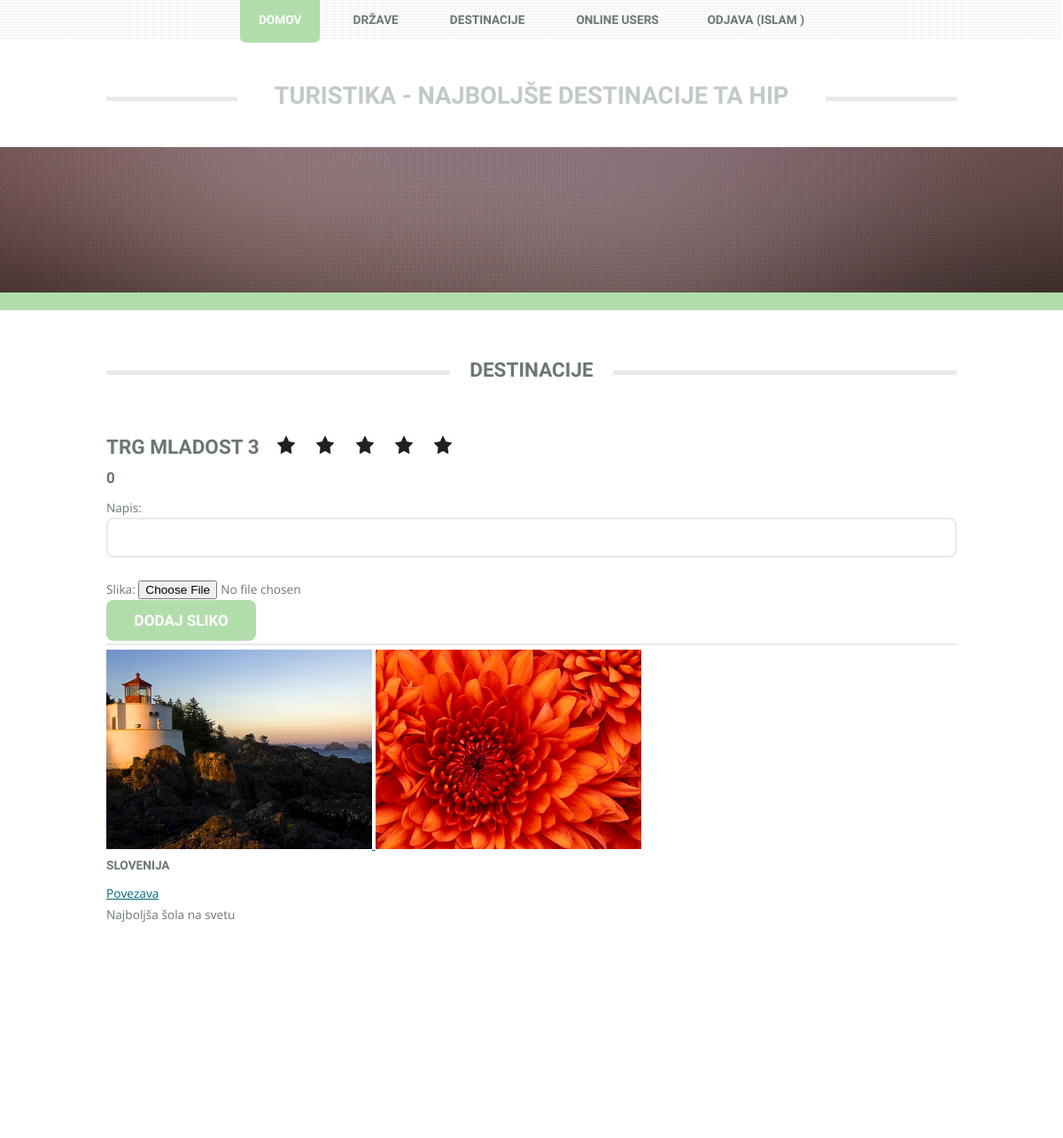
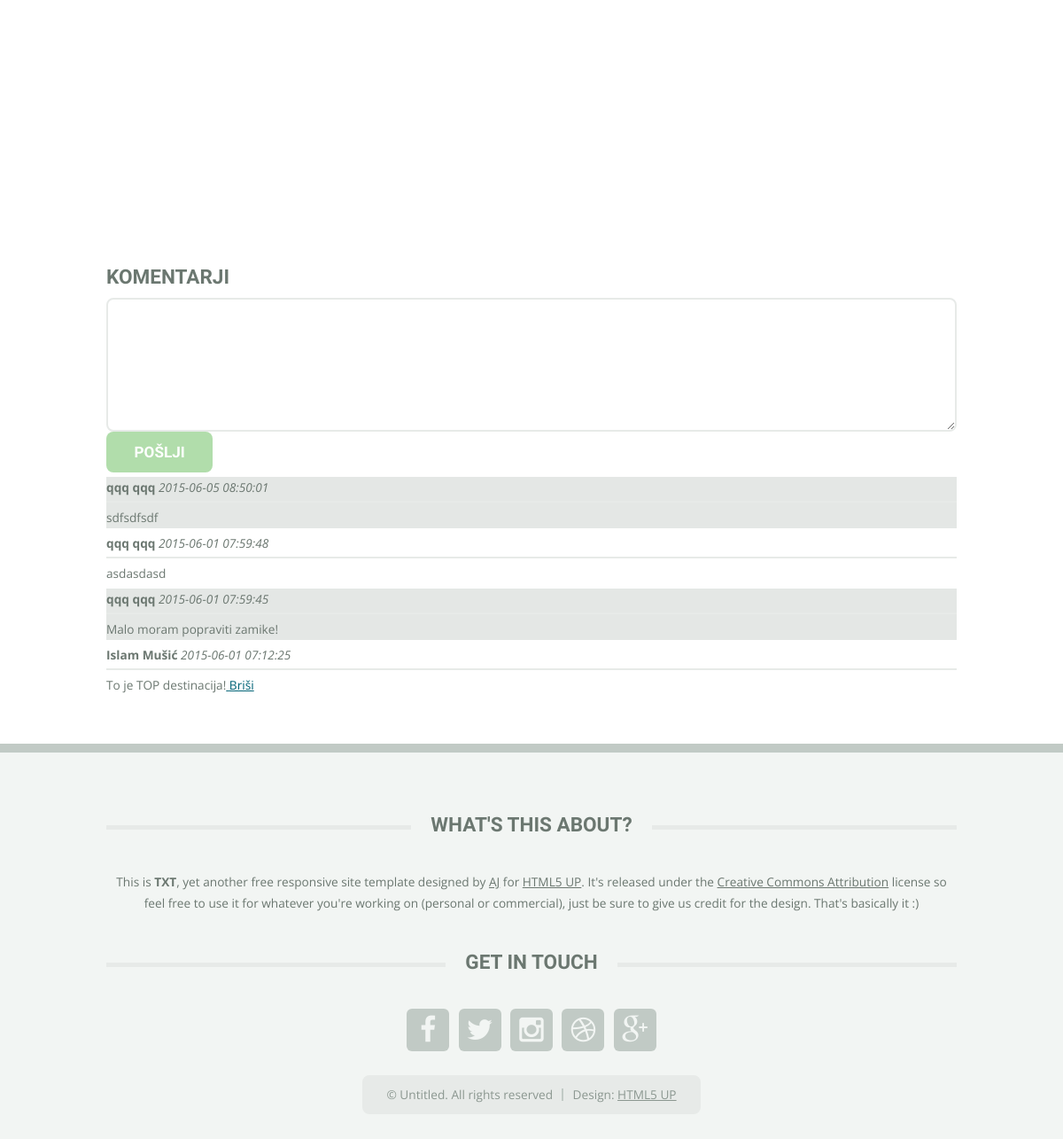
/destination.php?id=1 (signed in), run on the app's committed database (2 pictures, top to bottom).
### tables this page shows
CREATE TABLE `destinations` (
  `id` int(11) NOT NULL,
  `country_id` int(11) NOT NULL,
  `title` varchar(200) NOT NULL,
  `description` text,
  `www` varchar(200) DEFAULT NULL,
  `lat` varchar(100) DEFAULT NULL,
  `alt` varchar(100) DEFAULT NULL
);

CREATE TABLE `pictures` (
  `id` int(11) NOT NULL,
  `destionation_id` int(11) NOT NULL,
  `url` varchar(200) NOT NULL,
  `title` varchar(200) NOT NULL
);

CREATE TABLE `countries` (
  `id` int(11) NOT NULL,
  `title` varchar(200) NOT NULL,
  `short` varchar(5) NOT NULL
);

CREATE TABLE `comments` (
  `id` int(11) NOT NULL,
  `user_id` int(11) NOT NULL,
  `destination_id` int(11) NOT NULL,
  `content` text NOT NULL,
  `date_add` timestamp NOT NULL DEFAULT CURRENT_TIMESTAMP ON UPDATE CURRENT_TIMESTAMP
);

CREATE TABLE `users` (
  `id` int(11) NOT NULL,
  `email` varchar(100) NOT NULL,
  `pass` varchar(50) NOT NULL,
  `first_name` varchar(50) DEFAULT NULL,
  `last_name` varchar(50) NOT NULL,
  `avatar` varchar(200) DEFAULT NULL,
  `admin` int(11) NOT NULL DEFAULT '0'
);

### destination.php (the view, shortened to what this page needs)
<?php
    include_once 'header.php';
    include_once 'database.php';
    function getCountryName($id) {
        include 'database.php';
        $query = "SELECT * FROM countries
                  WHERE id = $id";
        $result = mysqli_query($link, $query);
        $country = mysqli_fetch_array($result);
        return $country['title'];
    }
    $id = (int) $_GET['id'];
    $query = "SELECT * FROM destinations WHERE id = $id";
    $result = mysqli_query($link, $query);
    $destination = mysqli_fetch_array($result);
?>
<h2><?php echo $destination['title'];?>
    <div class="ocena">
        <a href="rate.php?id=<?php echo $id; ?>&rate=1">
            <img src="img/star.png" alt="ocena" />
        </a>
        <a href="rate.php?id=<?php echo $id; ?>&rate=2">
            <img src="img/star.png" alt="ocena" />
        </a>
        <a href="rate.php?id=<?php echo $id; ?>&rate=3">
            <img src="img/star.png" alt="ocena" />
        </a>
        <a href="rate.php?id=<?php echo $id; ?>&rate=4">
            <img src="img/star.png" alt="ocena" />
        </a>
        <a href="rate.php?id=<?php echo $id; ?>&rate=5">
            <img src="img/star.png" alt="ocena" />
        </a>
    </div>
</h2>
<?php
    $query = "SELECT AVG(rate)
              FROM rates
              WHERE destination_id = $id";
    $result = mysqli_query($link, $query);
    $avg = mysqli_fetch_array($result);
    echo '<h3>'.round($avg[0],2).'</h3>';
?>
<div class="pictureGallery">
    <?php
        if ($_SESSION['admin'] == 1) {
    ?>
    <form action="picture_insert.php" method="post" enctype="multipart/form-data">
        Napis: <input type="text" name="title" /><br />
        Slika: <input type="file" name="fileToUpload" /><br />
        <input type="submit" value="Dodaj sliko" />
    </form>
    <hr />
    <?php
        }
    ?>
    <?php
        $query = "SELECT * FROM pictures
                  WHERE destionation_id = $id";
        $result = mysqli_query($link, $query);
        while ($row = mysqli_fetch_array($result)) {
            echo '<a href="'.$row['url'].'" data-lightbox="gallery"
                   data-title="'.$row['title'].'">
                       <img src="'.$row['url'].'"
                        alt="'.$row['title'].'" width="300px" />
                  </a>';
        }
    ?>
</div>
<h5><?php echo getCountryName($destination['country_id']);?></h5>
<a href="<?php echo $destination['www']; ?>" target="_blank">Povezava</a>
<p>
    <?php echo $destination['description']; ?>
</p>
<div id="googleMap" style="width:500px;height:500px;"></div>
<div class="comments">
    <h2>Komentarji</h2>
    <form action="comment_insert.php" method="post">
        <textarea name="content" cols="5" rows="5"></textarea>
        <input type="submit" value="Pošlji" />
    </form>
    <?php
    $query = "SELECT *, c.id AS cid
              FROM comments c INNER JOIN
                   users u ON c.user_id=u.id
              WHERE c.destination_id=$id
              ORDER BY c.date_add DESC";
    $result = mysqli_query($link, $query);
    $st = 1;
    while ($row = mysqli_fetch_array($result)) {
        if ($st%2==0) {
            echo '<div class="soda">';
        }
        else {
            echo '<div class="liha">';
        }
        echo '<span class="username">'.
                $row['first_name'].' '.
                $row['last_name'].
             '</span> ';
        echo '<span class="commentdate">'.
              $row['date_add'].'
              </span>';
        echo '<hr />';
        echo $row['content'];
        if ($row['user_id'] == $_SESSION['user_id']) {
            echo '<a href="comment_delete.php?id='.$row['cid'].'" onclick="return confirm(\'Ste prepričani?\')">
                Briši</a>';        }
        echo '</div>';
        $st++;
    }
    ?>
</div>
<?php
include_once 'footer.php';
?>

### css/lightbox.css (style rules this page uses)
body:after { content: url(../img/close.png) url(../img/loading.gif) url(../img/prev.png) url(../img/next.png); display: none; }

### css/style.css (style rules this page uses)
body { background: #f2f5f3; }
body,input,textarea,select { font-family: 'Open Sans', sans-serif; font-weight: 400; color: #6b7770; font-size: 11.5pt; line-height: 2em; }
h1, h2, h3, h4, h5, h6 { font-family: 'Open Sans Condensed', sans-serif; font-weight: 700; text-transform: uppercase; color: #6b7770; }
h1 a, h2 a, h3 a, h4 a, h5 a, h6 a { text-decoration: none; color: inherit; }
a { color: #006376; text-decoration: underline; }
hr { border: 0; border-top: solid 2px #E7EAE8; margin: 0 0 3em 0; }
p, ul, ol, dl, table { margin-bottom: 3em; }
input[type="button"], input[type="submit"], input[type="reset"], .button { -webkit-appearance: none; display: inline-block; font-family: 'Open Sans Condensed', sans-serif; font-weight: 700; text-transform: uppercase; text-decoration: none; background: #b1ddab; color: #fff; border: 0; line-height: 1em; border-radius: 8px; outline: 0; cursor: pointer; -moz-transition: background-color .2s ease-in-out; -webkit-transition: background-color .2s ease-in-out; -o-transition: background-color .2s ease-in-out; -ms-transition: background-color .2s ease-in-out; transition: background-color .2s ease-in-out; }
form input[type="text"], form input[type="email"], form input[type="password"], form select, form textarea { -webkit-appearance: none; display: block; width: 100%; border-radius: 8px; border: solid 2px #E7EAE8; }
form input[type="text"], form input[type="email"], form input[type="password"], form select { line-height: 3em; padding: 0 1em; }
form textarea { min-height: 9em; padding: 1em; }
div.liha { background-color: #E4E7E5; margin: 5px 0px; }
.username { font-weight: bold; }
.commentdate { font-style: italic; }
div hr { margin-bottom: 5px; margin-top: 3px; }
.ocena { display: inline-block; margin-left: 15px; }
.ocena img { width: 20px; }

### css/style-desktop.css (style rules this page uses)
h1, h2, h3, h4, h5, h6 { margin: 0 0 0.5em 0; }
h2 { font-size: 1.65em; }
h3 { font-size: 1.25em; }
input[type="button"], input[type="submit"], input[type="reset"], .button { font-size: 1.25em; padding: 0.85em 1.85em; }

### css/style-1000px.css (style rules this page uses)
body { min-width: 960px; }
body,input,textarea,select { font-size: 10.25pt; line-height: 1.75em; }

### data on the page
destinations: title "TRG MLADOST 3", country.title "SLOVENIJA", description "Najboljša šola na svetu"
pictures: url (picture)
pictures: url (picture)
comments: user.first_name "qqq", user.last_name "qqq", date_add "2015-06-05 08:50:01", content "sdfsdfsdf"
comments: user.first_name "qqq", user.last_name "qqq", date_add "2015-06-01 07:59:48", content "asdasdasd"
comments: user.first_name "qqq", user.last_name "qqq", date_add "2015-06-01 07:59:45", content "Malo moram popraviti zamike!"
comments: user.first_name "Islam", user.last_name "Mušić", date_add "2015-06-01 07:12:25", content "To je TOP destinacija!"

### other printed values
$_SESSION['first_name'] "ISLAM"
$avg[0] "0"
